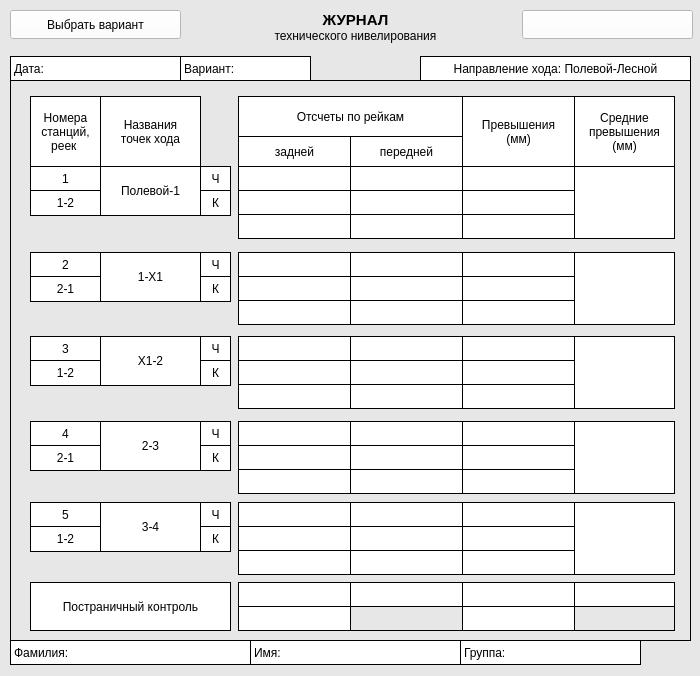
<?xml version="1.0" encoding="UTF-8"?>
<ui version="4.0">
 <class>MainWindow</class>
 <widget class="QMainWindow" name="MainWindow">
  <property name="geometry">
   <rect>
    <x>0</x>
    <y>0</y>
    <width>700</width>
    <height>676</height>
   </rect>
  </property>
  <property name="windowTitle">
   <string>MainWindow</string>
  </property>
  <property name="styleSheet">
   <string notr="true">QMainWindow {	
	background-color: rgb(231, 231, 231);
}</string>
  </property>
  <widget class="QWidget" name="centralwidget">
   <widget class="QLabel" name="label">
    <property name="geometry">
     <rect>
      <x>190</x>
      <y>10</y>
      <width>331</width>
      <height>20</height>
     </rect>
    </property>
    <property name="font">
     <font>
      <pointsize>11</pointsize>
      <bold>true</bold>
     </font>
    </property>
    <property name="text">
     <string>ЖУРНАЛ</string>
    </property>
    <property name="alignment">
     <set>Qt::AlignCenter</set>
    </property>
    <property name="wordWrap">
     <bool>false</bool>
    </property>
   </widget>
   <widget class="QLabel" name="label_2">
    <property name="geometry">
     <rect>
      <x>190</x>
      <y>20</y>
      <width>331</width>
      <height>31</height>
     </rect>
    </property>
    <property name="text">
     <string>технического нивелирования</string>
    </property>
    <property name="alignment">
     <set>Qt::AlignCenter</set>
    </property>
   </widget>
   <widget class="QFrame" name="frame">
    <property name="geometry">
     <rect>
      <x>10</x>
      <y>80</y>
      <width>681</width>
      <height>561</height>
     </rect>
    </property>
    <property name="styleSheet">
     <string notr="true">QFrame{
	border: 1px solid black;
	background-color: rgb(231, 231, 231);
}</string>
    </property>
    <property name="frameShape">
     <enum>QFrame::StyledPanel</enum>
    </property>
    <property name="frameShadow">
     <enum>QFrame::Raised</enum>
    </property>
    <widget class="QLabel" name="label_3">
     <property name="geometry">
      <rect>
       <x>20</x>
       <y>16</y>
       <width>71</width>
       <height>71</height>
      </rect>
     </property>
     <property name="styleSheet">
      <string notr="true">background-color: white;
</string>
     </property>
     <property name="text">
      <string>Номера
станций,
реек </string>
     </property>
     <property name="alignment">
      <set>Qt::AlignCenter</set>
     </property>
    </widget>
    <widget class="QLabel" name="label_4">
     <property name="geometry">
      <rect>
       <x>90</x>
       <y>16</y>
       <width>101</width>
       <height>71</height>
      </rect>
     </property>
     <property name="styleSheet">
      <string notr="true">background-color: white;
</string>
     </property>
     <property name="text">
      <string>Названия
точек хода</string>
     </property>
     <property name="alignment">
      <set>Qt::AlignCenter</set>
     </property>
    </widget>
    <widget class="QLineEdit" name="back1Result">
     <property name="geometry">
      <rect>
       <x>228</x>
       <y>134</y>
       <width>113</width>
       <height>25</height>
      </rect>
     </property>
     <property name="styleSheet">
      <string notr="true">border: 1px solid black;</string>
     </property>
     <property name="alignment">
      <set>Qt::AlignCenter</set>
     </property>
    </widget>
    <widget class="QLineEdit" name="front1Result">
     <property name="geometry">
      <rect>
       <x>340</x>
       <y>134</y>
       <width>113</width>
       <height>25</height>
      </rect>
     </property>
     <property name="styleSheet">
      <string notr="true">border: 1px solid black;</string>
     </property>
     <property name="alignment">
      <set>Qt::AlignCenter</set>
     </property>
    </widget>
    <widget class="QLineEdit" name="excess1Ch">
     <property name="geometry">
      <rect>
       <x>452</x>
       <y>86</y>
       <width>113</width>
       <height>25</height>
      </rect>
     </property>
     <property name="styleSheet">
      <string notr="true">border: 1px solid black;</string>
     </property>
     <property name="alignment">
      <set>Qt::AlignCenter</set>
     </property>
    </widget>
    <widget class="QLineEdit" name="excess1K">
     <property name="geometry">
      <rect>
       <x>452</x>
       <y>110</y>
       <width>113</width>
       <height>25</height>
      </rect>
     </property>
     <property name="styleSheet">
      <string notr="true">border: 1px solid black;</string>
     </property>
     <property name="alignment">
      <set>Qt::AlignCenter</set>
     </property>
    </widget>
    <widget class="QLineEdit" name="excess1Result">
     <property name="geometry">
      <rect>
       <x>452</x>
       <y>134</y>
       <width>113</width>
       <height>25</height>
      </rect>
     </property>
     <property name="styleSheet">
      <string notr="true">border: 1px solid black;</string>
     </property>
     <property name="alignment">
      <set>Qt::AlignCenter</set>
     </property>
    </widget>
    <widget class="QLineEdit" name="excess3K">
     <property name="geometry">
      <rect>
       <x>452</x>
       <y>280</y>
       <width>113</width>
       <height>25</height>
      </rect>
     </property>
     <property name="styleSheet">
      <string notr="true">border: 1px solid black;</string>
     </property>
     <property name="alignment">
      <set>Qt::AlignCenter</set>
     </property>
    </widget>
    <widget class="QLineEdit" name="excess3Ch">
     <property name="geometry">
      <rect>
       <x>452</x>
       <y>256</y>
       <width>113</width>
       <height>25</height>
      </rect>
     </property>
     <property name="styleSheet">
      <string notr="true">border: 1px solid black;</string>
     </property>
     <property name="alignment">
      <set>Qt::AlignCenter</set>
     </property>
    </widget>
    <widget class="QLineEdit" name="excess3Result">
     <property name="geometry">
      <rect>
       <x>452</x>
       <y>304</y>
       <width>113</width>
       <height>25</height>
      </rect>
     </property>
     <property name="styleSheet">
      <string notr="true">border: 1px solid black;</string>
     </property>
     <property name="alignment">
      <set>Qt::AlignCenter</set>
     </property>
    </widget>
    <widget class="QLineEdit" name="front3Result">
     <property name="geometry">
      <rect>
       <x>340</x>
       <y>304</y>
       <width>113</width>
       <height>25</height>
      </rect>
     </property>
     <property name="styleSheet">
      <string notr="true">border: 1px solid black;</string>
     </property>
     <property name="alignment">
      <set>Qt::AlignCenter</set>
     </property>
    </widget>
    <widget class="QLineEdit" name="back3Result">
     <property name="geometry">
      <rect>
       <x>228</x>
       <y>304</y>
       <width>113</width>
       <height>25</height>
      </rect>
     </property>
     <property name="styleSheet">
      <string notr="true">border: 1px solid black;</string>
     </property>
     <property name="alignment">
      <set>Qt::AlignCenter</set>
     </property>
    </widget>
    <widget class="QLineEdit" name="front4Result">
     <property name="geometry">
      <rect>
       <x>340</x>
       <y>389</y>
       <width>113</width>
       <height>25</height>
      </rect>
     </property>
     <property name="styleSheet">
      <string notr="true">border: 1px solid black;</string>
     </property>
     <property name="alignment">
      <set>Qt::AlignCenter</set>
     </property>
    </widget>
    <widget class="QLineEdit" name="excess4K">
     <property name="geometry">
      <rect>
       <x>452</x>
       <y>365</y>
       <width>113</width>
       <height>25</height>
      </rect>
     </property>
     <property name="styleSheet">
      <string notr="true">border: 1px solid black;</string>
     </property>
     <property name="alignment">
      <set>Qt::AlignCenter</set>
     </property>
    </widget>
    <widget class="QLineEdit" name="back4Result">
     <property name="geometry">
      <rect>
       <x>228</x>
       <y>389</y>
       <width>113</width>
       <height>25</height>
      </rect>
     </property>
     <property name="styleSheet">
      <string notr="true">border: 1px solid black;</string>
     </property>
     <property name="alignment">
      <set>Qt::AlignCenter</set>
     </property>
    </widget>
    <widget class="QLineEdit" name="excess4Ch">
     <property name="geometry">
      <rect>
       <x>452</x>
       <y>341</y>
       <width>113</width>
       <height>25</height>
      </rect>
     </property>
     <property name="styleSheet">
      <string notr="true">border: 1px solid black;</string>
     </property>
     <property name="alignment">
      <set>Qt::AlignCenter</set>
     </property>
    </widget>
    <widget class="QLineEdit" name="excess4Result">
     <property name="geometry">
      <rect>
       <x>452</x>
       <y>389</y>
       <width>113</width>
       <height>25</height>
      </rect>
     </property>
     <property name="styleSheet">
      <string notr="true">border: 1px solid black;</string>
     </property>
     <property name="alignment">
      <set>Qt::AlignCenter</set>
     </property>
    </widget>
    <widget class="QLineEdit" name="front2Result">
     <property name="geometry">
      <rect>
       <x>340</x>
       <y>220</y>
       <width>113</width>
       <height>25</height>
      </rect>
     </property>
     <property name="styleSheet">
      <string notr="true">border: 1px solid black;</string>
     </property>
     <property name="alignment">
      <set>Qt::AlignCenter</set>
     </property>
    </widget>
    <widget class="QLabel" name="label_38">
     <property name="geometry">
      <rect>
       <x>20</x>
       <y>196</y>
       <width>71</width>
       <height>26</height>
      </rect>
     </property>
     <property name="styleSheet">
      <string notr="true">background-color: white;
</string>
     </property>
     <property name="text">
      <string>2-1</string>
     </property>
     <property name="alignment">
      <set>Qt::AlignCenter</set>
     </property>
    </widget>
    <widget class="QLabel" name="label_39">
     <property name="geometry">
      <rect>
       <x>190</x>
       <y>172</y>
       <width>31</width>
       <height>25</height>
      </rect>
     </property>
     <property name="styleSheet">
      <string notr="true">background-color: white;
</string>
     </property>
     <property name="text">
      <string>Ч</string>
     </property>
     <property name="alignment">
      <set>Qt::AlignCenter</set>
     </property>
    </widget>
    <widget class="QLabel" name="label_40">
     <property name="geometry">
      <rect>
       <x>90</x>
       <y>172</y>
       <width>101</width>
       <height>50</height>
      </rect>
     </property>
     <property name="styleSheet">
      <string notr="true">background-color: white;
</string>
     </property>
     <property name="text">
      <string>1-X1</string>
     </property>
     <property name="alignment">
      <set>Qt::AlignCenter</set>
     </property>
    </widget>
    <widget class="QLineEdit" name="excess2K">
     <property name="geometry">
      <rect>
       <x>452</x>
       <y>196</y>
       <width>113</width>
       <height>25</height>
      </rect>
     </property>
     <property name="styleSheet">
      <string notr="true">border: 1px solid black;</string>
     </property>
     <property name="alignment">
      <set>Qt::AlignCenter</set>
     </property>
    </widget>
    <widget class="QLineEdit" name="back2Result">
     <property name="geometry">
      <rect>
       <x>228</x>
       <y>220</y>
       <width>113</width>
       <height>25</height>
      </rect>
     </property>
     <property name="styleSheet">
      <string notr="true">border: 1px solid black;</string>
     </property>
     <property name="alignment">
      <set>Qt::AlignCenter</set>
     </property>
    </widget>
    <widget class="QLineEdit" name="excess2Ch">
     <property name="geometry">
      <rect>
       <x>452</x>
       <y>172</y>
       <width>113</width>
       <height>25</height>
      </rect>
     </property>
     <property name="styleSheet">
      <string notr="true">border: 1px solid black;</string>
     </property>
     <property name="alignment">
      <set>Qt::AlignCenter</set>
     </property>
    </widget>
    <widget class="QLabel" name="label_41">
     <property name="geometry">
      <rect>
       <x>20</x>
       <y>172</y>
       <width>71</width>
       <height>25</height>
      </rect>
     </property>
     <property name="styleSheet">
      <string notr="true">background-color: white;
</string>
     </property>
     <property name="text">
      <string>2</string>
     </property>
     <property name="alignment">
      <set>Qt::AlignCenter</set>
     </property>
    </widget>
    <widget class="QLabel" name="label_42">
     <property name="geometry">
      <rect>
       <x>190</x>
       <y>196</y>
       <width>31</width>
       <height>26</height>
      </rect>
     </property>
     <property name="styleSheet">
      <string notr="true">background-color: white;
</string>
     </property>
     <property name="text">
      <string>К</string>
     </property>
     <property name="alignment">
      <set>Qt::AlignCenter</set>
     </property>
    </widget>
    <widget class="QLineEdit" name="excess2Result">
     <property name="geometry">
      <rect>
       <x>452</x>
       <y>220</y>
       <width>113</width>
       <height>25</height>
      </rect>
     </property>
     <property name="styleSheet">
      <string notr="true">border: 1px solid black;</string>
     </property>
     <property name="alignment">
      <set>Qt::AlignCenter</set>
     </property>
    </widget>
    <widget class="QLabel" name="label_19">
     <property name="geometry">
      <rect>
       <x>228</x>
       <y>56</y>
       <width>113</width>
       <height>31</height>
      </rect>
     </property>
     <property name="styleSheet">
      <string notr="true">background-color: white;
</string>
     </property>
     <property name="text">
      <string>задней</string>
     </property>
     <property name="alignment">
      <set>Qt::AlignCenter</set>
     </property>
    </widget>
    <widget class="QLabel" name="label_20">
     <property name="geometry">
      <rect>
       <x>340</x>
       <y>56</y>
       <width>113</width>
       <height>31</height>
      </rect>
     </property>
     <property name="styleSheet">
      <string notr="true">background-color: white;
</string>
     </property>
     <property name="text">
      <string>передней</string>
     </property>
     <property name="alignment">
      <set>Qt::AlignCenter</set>
     </property>
    </widget>
    <widget class="QLabel" name="label_21">
     <property name="geometry">
      <rect>
       <x>228</x>
       <y>16</y>
       <width>225</width>
       <height>41</height>
      </rect>
     </property>
     <property name="styleSheet">
      <string notr="true">background-color: white;
</string>
     </property>
     <property name="text">
      <string>Отсчеты по рейкам</string>
     </property>
     <property name="alignment">
      <set>Qt::AlignCenter</set>
     </property>
    </widget>
    <widget class="QLabel" name="label_22">
     <property name="geometry">
      <rect>
       <x>452</x>
       <y>16</y>
       <width>113</width>
       <height>71</height>
      </rect>
     </property>
     <property name="styleSheet">
      <string notr="true">background-color: white;
</string>
     </property>
     <property name="text">
      <string>Превышения
(мм)</string>
     </property>
     <property name="alignment">
      <set>Qt::AlignCenter</set>
     </property>
    </widget>
    <widget class="QLabel" name="label_23">
     <property name="geometry">
      <rect>
       <x>564</x>
       <y>16</y>
       <width>101</width>
       <height>71</height>
      </rect>
     </property>
     <property name="styleSheet">
      <string notr="true">background-color: white;
</string>
     </property>
     <property name="text">
      <string>Средние
превышения
(мм)</string>
     </property>
     <property name="alignment">
      <set>Qt::AlignCenter</set>
     </property>
    </widget>
    <widget class="QLabel" name="label_45">
     <property name="geometry">
      <rect>
       <x>20</x>
       <y>256</y>
       <width>71</width>
       <height>25</height>
      </rect>
     </property>
     <property name="styleSheet">
      <string notr="true">background-color: white;
</string>
     </property>
     <property name="text">
      <string>3</string>
     </property>
     <property name="alignment">
      <set>Qt::AlignCenter</set>
     </property>
    </widget>
    <widget class="QLabel" name="label_46">
     <property name="geometry">
      <rect>
       <x>90</x>
       <y>256</y>
       <width>101</width>
       <height>50</height>
      </rect>
     </property>
     <property name="styleSheet">
      <string notr="true">background-color: white;
</string>
     </property>
     <property name="text">
      <string>X1-2</string>
     </property>
     <property name="alignment">
      <set>Qt::AlignCenter</set>
     </property>
    </widget>
    <widget class="QLabel" name="label_47">
     <property name="geometry">
      <rect>
       <x>20</x>
       <y>280</y>
       <width>71</width>
       <height>26</height>
      </rect>
     </property>
     <property name="styleSheet">
      <string notr="true">background-color: white;
</string>
     </property>
     <property name="text">
      <string>1-2</string>
     </property>
     <property name="alignment">
      <set>Qt::AlignCenter</set>
     </property>
    </widget>
    <widget class="QLabel" name="label_48">
     <property name="geometry">
      <rect>
       <x>190</x>
       <y>280</y>
       <width>31</width>
       <height>26</height>
      </rect>
     </property>
     <property name="styleSheet">
      <string notr="true">background-color: white;
</string>
     </property>
     <property name="text">
      <string>К</string>
     </property>
     <property name="alignment">
      <set>Qt::AlignCenter</set>
     </property>
    </widget>
    <widget class="QLabel" name="label_49">
     <property name="geometry">
      <rect>
       <x>190</x>
       <y>256</y>
       <width>31</width>
       <height>25</height>
      </rect>
     </property>
     <property name="styleSheet">
      <string notr="true">background-color: white;
</string>
     </property>
     <property name="text">
      <string>Ч</string>
     </property>
     <property name="alignment">
      <set>Qt::AlignCenter</set>
     </property>
    </widget>
    <widget class="QLabel" name="label_50">
     <property name="geometry">
      <rect>
       <x>20</x>
       <y>86</y>
       <width>71</width>
       <height>25</height>
      </rect>
     </property>
     <property name="styleSheet">
      <string notr="true">background-color: white;
</string>
     </property>
     <property name="text">
      <string>1</string>
     </property>
     <property name="alignment">
      <set>Qt::AlignCenter</set>
     </property>
    </widget>
    <widget class="QLabel" name="label_51">
     <property name="geometry">
      <rect>
       <x>90</x>
       <y>86</y>
       <width>101</width>
       <height>50</height>
      </rect>
     </property>
     <property name="styleSheet">
      <string notr="true">background-color: white;
</string>
     </property>
     <property name="text">
      <string>Полевой-1</string>
     </property>
     <property name="alignment">
      <set>Qt::AlignCenter</set>
     </property>
    </widget>
    <widget class="QLabel" name="label_52">
     <property name="geometry">
      <rect>
       <x>20</x>
       <y>110</y>
       <width>71</width>
       <height>26</height>
      </rect>
     </property>
     <property name="styleSheet">
      <string notr="true">background-color: white;
</string>
     </property>
     <property name="text">
      <string>1-2</string>
     </property>
     <property name="alignment">
      <set>Qt::AlignCenter</set>
     </property>
    </widget>
    <widget class="QLabel" name="label_53">
     <property name="geometry">
      <rect>
       <x>190</x>
       <y>110</y>
       <width>31</width>
       <height>26</height>
      </rect>
     </property>
     <property name="styleSheet">
      <string notr="true">background-color: white;
</string>
     </property>
     <property name="text">
      <string>К</string>
     </property>
     <property name="alignment">
      <set>Qt::AlignCenter</set>
     </property>
    </widget>
    <widget class="QLabel" name="label_54">
     <property name="geometry">
      <rect>
       <x>190</x>
       <y>86</y>
       <width>31</width>
       <height>25</height>
      </rect>
     </property>
     <property name="styleSheet">
      <string notr="true">background-color: white;
</string>
     </property>
     <property name="text">
      <string>Ч</string>
     </property>
     <property name="alignment">
      <set>Qt::AlignCenter</set>
     </property>
    </widget>
    <widget class="QLabel" name="label_55">
     <property name="geometry">
      <rect>
       <x>20</x>
       <y>341</y>
       <width>71</width>
       <height>25</height>
      </rect>
     </property>
     <property name="styleSheet">
      <string notr="true">background-color: white;
</string>
     </property>
     <property name="text">
      <string>4</string>
     </property>
     <property name="alignment">
      <set>Qt::AlignCenter</set>
     </property>
    </widget>
    <widget class="QLabel" name="label_56">
     <property name="geometry">
      <rect>
       <x>90</x>
       <y>341</y>
       <width>101</width>
       <height>50</height>
      </rect>
     </property>
     <property name="styleSheet">
      <string notr="true">background-color: white;
</string>
     </property>
     <property name="text">
      <string>2-3</string>
     </property>
     <property name="alignment">
      <set>Qt::AlignCenter</set>
     </property>
    </widget>
    <widget class="QLabel" name="label_57">
     <property name="geometry">
      <rect>
       <x>20</x>
       <y>365</y>
       <width>71</width>
       <height>26</height>
      </rect>
     </property>
     <property name="styleSheet">
      <string notr="true">background-color: white;
</string>
     </property>
     <property name="text">
      <string>2-1</string>
     </property>
     <property name="alignment">
      <set>Qt::AlignCenter</set>
     </property>
    </widget>
    <widget class="QLabel" name="label_58">
     <property name="geometry">
      <rect>
       <x>190</x>
       <y>365</y>
       <width>31</width>
       <height>26</height>
      </rect>
     </property>
     <property name="styleSheet">
      <string notr="true">background-color: white;
</string>
     </property>
     <property name="text">
      <string>К</string>
     </property>
     <property name="alignment">
      <set>Qt::AlignCenter</set>
     </property>
    </widget>
    <widget class="QLabel" name="label_59">
     <property name="geometry">
      <rect>
       <x>190</x>
       <y>341</y>
       <width>31</width>
       <height>25</height>
      </rect>
     </property>
     <property name="styleSheet">
      <string notr="true">background-color: white;
</string>
     </property>
     <property name="text">
      <string>Ч</string>
     </property>
     <property name="alignment">
      <set>Qt::AlignCenter</set>
     </property>
    </widget>
    <widget class="QLabel" name="label_30">
     <property name="geometry">
      <rect>
       <x>20</x>
       <y>502</y>
       <width>201</width>
       <height>49</height>
      </rect>
     </property>
     <property name="styleSheet">
      <string notr="true">background-color: white;
</string>
     </property>
     <property name="text">
      <string>Постраничный контроль</string>
     </property>
     <property name="alignment">
      <set>Qt::AlignCenter</set>
     </property>
    </widget>
    <widget class="QLabel" name="label_60">
     <property name="geometry">
      <rect>
       <x>90</x>
       <y>422</y>
       <width>101</width>
       <height>50</height>
      </rect>
     </property>
     <property name="styleSheet">
      <string notr="true">background-color: white;
</string>
     </property>
     <property name="text">
      <string>3-4</string>
     </property>
     <property name="alignment">
      <set>Qt::AlignCenter</set>
     </property>
    </widget>
    <widget class="QLabel" name="label_61">
     <property name="geometry">
      <rect>
       <x>20</x>
       <y>422</y>
       <width>71</width>
       <height>25</height>
      </rect>
     </property>
     <property name="styleSheet">
      <string notr="true">background-color: white;
</string>
     </property>
     <property name="text">
      <string>5</string>
     </property>
     <property name="alignment">
      <set>Qt::AlignCenter</set>
     </property>
    </widget>
    <widget class="QLineEdit" name="excess5Result">
     <property name="geometry">
      <rect>
       <x>452</x>
       <y>470</y>
       <width>113</width>
       <height>25</height>
      </rect>
     </property>
     <property name="styleSheet">
      <string notr="true">border: 1px solid black;</string>
     </property>
     <property name="alignment">
      <set>Qt::AlignCenter</set>
     </property>
    </widget>
    <widget class="QLineEdit" name="excess5K">
     <property name="geometry">
      <rect>
       <x>452</x>
       <y>446</y>
       <width>113</width>
       <height>25</height>
      </rect>
     </property>
     <property name="styleSheet">
      <string notr="true">border: 1px solid black;</string>
     </property>
     <property name="alignment">
      <set>Qt::AlignCenter</set>
     </property>
    </widget>
    <widget class="QLineEdit" name="back5Result">
     <property name="geometry">
      <rect>
       <x>228</x>
       <y>470</y>
       <width>113</width>
       <height>25</height>
      </rect>
     </property>
     <property name="styleSheet">
      <string notr="true">border: 1px solid black;</string>
     </property>
     <property name="alignment">
      <set>Qt::AlignCenter</set>
     </property>
    </widget>
    <widget class="QLineEdit" name="excess5Ch">
     <property name="geometry">
      <rect>
       <x>452</x>
       <y>422</y>
       <width>113</width>
       <height>25</height>
      </rect>
     </property>
     <property name="styleSheet">
      <string notr="true">border: 1px solid black;</string>
     </property>
     <property name="alignment">
      <set>Qt::AlignCenter</set>
     </property>
    </widget>
    <widget class="QLabel" name="label_62">
     <property name="geometry">
      <rect>
       <x>190</x>
       <y>422</y>
       <width>31</width>
       <height>25</height>
      </rect>
     </property>
     <property name="styleSheet">
      <string notr="true">background-color: white;
</string>
     </property>
     <property name="text">
      <string>Ч</string>
     </property>
     <property name="alignment">
      <set>Qt::AlignCenter</set>
     </property>
    </widget>
    <widget class="QLabel" name="label_63">
     <property name="geometry">
      <rect>
       <x>190</x>
       <y>446</y>
       <width>31</width>
       <height>26</height>
      </rect>
     </property>
     <property name="styleSheet">
      <string notr="true">background-color: white;
</string>
     </property>
     <property name="text">
      <string>К</string>
     </property>
     <property name="alignment">
      <set>Qt::AlignCenter</set>
     </property>
    </widget>
    <widget class="QLabel" name="label_64">
     <property name="geometry">
      <rect>
       <x>20</x>
       <y>446</y>
       <width>71</width>
       <height>26</height>
      </rect>
     </property>
     <property name="styleSheet">
      <string notr="true">background-color: white;
</string>
     </property>
     <property name="text">
      <string>1-2</string>
     </property>
     <property name="alignment">
      <set>Qt::AlignCenter</set>
     </property>
    </widget>
    <widget class="QLineEdit" name="front5Result">
     <property name="geometry">
      <rect>
       <x>340</x>
       <y>470</y>
       <width>113</width>
       <height>25</height>
      </rect>
     </property>
     <property name="styleSheet">
      <string notr="true">border: 1px solid black;</string>
     </property>
     <property name="alignment">
      <set>Qt::AlignCenter</set>
     </property>
    </widget>
    <widget class="QLineEdit" name="allBack1">
     <property name="geometry">
      <rect>
       <x>228</x>
       <y>502</y>
       <width>113</width>
       <height>25</height>
      </rect>
     </property>
     <property name="styleSheet">
      <string notr="true">border: 1px solid black;</string>
     </property>
     <property name="alignment">
      <set>Qt::AlignCenter</set>
     </property>
    </widget>
    <widget class="QLineEdit" name="totalBackAndFront1">
     <property name="geometry">
      <rect>
       <x>228</x>
       <y>526</y>
       <width>113</width>
       <height>25</height>
      </rect>
     </property>
     <property name="styleSheet">
      <string notr="true">border: 1px solid black;</string>
     </property>
     <property name="alignment">
      <set>Qt::AlignCenter</set>
     </property>
    </widget>
    <widget class="QLineEdit" name="totalAllExcess1">
     <property name="geometry">
      <rect>
       <x>452</x>
       <y>526</y>
       <width>113</width>
       <height>25</height>
      </rect>
     </property>
     <property name="styleSheet">
      <string notr="true">border: 1px solid black;</string>
     </property>
     <property name="alignment">
      <set>Qt::AlignCenter</set>
     </property>
    </widget>
    <widget class="QLineEdit" name="allFront1">
     <property name="geometry">
      <rect>
       <x>340</x>
       <y>502</y>
       <width>113</width>
       <height>25</height>
      </rect>
     </property>
     <property name="styleSheet">
      <string notr="true">border: 1px solid black;</string>
     </property>
     <property name="alignment">
      <set>Qt::AlignCenter</set>
     </property>
    </widget>
    <widget class="QLineEdit" name="allExcess1">
     <property name="geometry">
      <rect>
       <x>452</x>
       <y>502</y>
       <width>113</width>
       <height>25</height>
      </rect>
     </property>
     <property name="styleSheet">
      <string notr="true">border: 1px solid black;</string>
     </property>
     <property name="alignment">
      <set>Qt::AlignCenter</set>
     </property>
    </widget>
    <widget class="QLabel" name="label_67">
     <property name="geometry">
      <rect>
       <x>340</x>
       <y>526</y>
       <width>113</width>
       <height>25</height>
      </rect>
     </property>
     <property name="styleSheet">
      <string notr="true">QLabel {
	border: 1px solid black;
}</string>
     </property>
     <property name="text">
      <string/>
     </property>
     <property name="alignment">
      <set>Qt::AlignCenter</set>
     </property>
    </widget>
    <widget class="QLabel" name="label_68">
     <property name="geometry">
      <rect>
       <x>564</x>
       <y>526</y>
       <width>101</width>
       <height>25</height>
      </rect>
     </property>
     <property name="styleSheet">
      <string notr="true">QLabel {
	border: 1px solid black;
}</string>
     </property>
     <property name="text">
      <string/>
     </property>
     <property name="alignment">
      <set>Qt::AlignCenter</set>
     </property>
    </widget>
    <widget class="QLabel" name="back1K">
     <property name="geometry">
      <rect>
       <x>228</x>
       <y>110</y>
       <width>113</width>
       <height>25</height>
      </rect>
     </property>
     <property name="styleSheet">
      <string notr="true">background-color: white;
</string>
     </property>
     <property name="text">
      <string/>
     </property>
     <property name="alignment">
      <set>Qt::AlignCenter</set>
     </property>
    </widget>
    <widget class="QLabel" name="front1K">
     <property name="geometry">
      <rect>
       <x>340</x>
       <y>110</y>
       <width>113</width>
       <height>25</height>
      </rect>
     </property>
     <property name="styleSheet">
      <string notr="true">background-color: white;
</string>
     </property>
     <property name="text">
      <string/>
     </property>
     <property name="alignment">
      <set>Qt::AlignCenter</set>
     </property>
    </widget>
    <widget class="QLabel" name="back1Ch">
     <property name="geometry">
      <rect>
       <x>228</x>
       <y>86</y>
       <width>113</width>
       <height>25</height>
      </rect>
     </property>
     <property name="styleSheet">
      <string notr="true">background-color: white;
</string>
     </property>
     <property name="text">
      <string/>
     </property>
     <property name="alignment">
      <set>Qt::AlignCenter</set>
     </property>
    </widget>
    <widget class="QLabel" name="front1Ch">
     <property name="geometry">
      <rect>
       <x>340</x>
       <y>86</y>
       <width>113</width>
       <height>25</height>
      </rect>
     </property>
     <property name="styleSheet">
      <string notr="true">background-color: white;
</string>
     </property>
     <property name="text">
      <string/>
     </property>
     <property name="alignment">
      <set>Qt::AlignCenter</set>
     </property>
    </widget>
    <widget class="QLabel" name="back2K">
     <property name="geometry">
      <rect>
       <x>228</x>
       <y>196</y>
       <width>113</width>
       <height>25</height>
      </rect>
     </property>
     <property name="styleSheet">
      <string notr="true">background-color: white;
</string>
     </property>
     <property name="text">
      <string/>
     </property>
     <property name="alignment">
      <set>Qt::AlignCenter</set>
     </property>
    </widget>
    <widget class="QLabel" name="front2K">
     <property name="geometry">
      <rect>
       <x>340</x>
       <y>196</y>
       <width>113</width>
       <height>25</height>
      </rect>
     </property>
     <property name="styleSheet">
      <string notr="true">background-color: white;
</string>
     </property>
     <property name="text">
      <string/>
     </property>
     <property name="alignment">
      <set>Qt::AlignCenter</set>
     </property>
    </widget>
    <widget class="QLabel" name="back2Ch">
     <property name="geometry">
      <rect>
       <x>228</x>
       <y>172</y>
       <width>113</width>
       <height>25</height>
      </rect>
     </property>
     <property name="styleSheet">
      <string notr="true">background-color: white;
</string>
     </property>
     <property name="text">
      <string/>
     </property>
     <property name="alignment">
      <set>Qt::AlignCenter</set>
     </property>
    </widget>
    <widget class="QLabel" name="front2Ch">
     <property name="geometry">
      <rect>
       <x>340</x>
       <y>172</y>
       <width>113</width>
       <height>25</height>
      </rect>
     </property>
     <property name="styleSheet">
      <string notr="true">background-color: white;
</string>
     </property>
     <property name="text">
      <string/>
     </property>
     <property name="alignment">
      <set>Qt::AlignCenter</set>
     </property>
    </widget>
    <widget class="QLabel" name="back3Ch">
     <property name="geometry">
      <rect>
       <x>228</x>
       <y>256</y>
       <width>113</width>
       <height>25</height>
      </rect>
     </property>
     <property name="styleSheet">
      <string notr="true">background-color: white;
</string>
     </property>
     <property name="text">
      <string/>
     </property>
     <property name="alignment">
      <set>Qt::AlignCenter</set>
     </property>
    </widget>
    <widget class="QLabel" name="front3Ch">
     <property name="geometry">
      <rect>
       <x>340</x>
       <y>256</y>
       <width>113</width>
       <height>25</height>
      </rect>
     </property>
     <property name="styleSheet">
      <string notr="true">background-color: white;
</string>
     </property>
     <property name="text">
      <string/>
     </property>
     <property name="alignment">
      <set>Qt::AlignCenter</set>
     </property>
    </widget>
    <widget class="QLabel" name="back3K">
     <property name="geometry">
      <rect>
       <x>228</x>
       <y>280</y>
       <width>113</width>
       <height>25</height>
      </rect>
     </property>
     <property name="styleSheet">
      <string notr="true">background-color: white;
</string>
     </property>
     <property name="text">
      <string/>
     </property>
     <property name="alignment">
      <set>Qt::AlignCenter</set>
     </property>
    </widget>
    <widget class="QLabel" name="front3K">
     <property name="geometry">
      <rect>
       <x>340</x>
       <y>280</y>
       <width>113</width>
       <height>25</height>
      </rect>
     </property>
     <property name="styleSheet">
      <string notr="true">background-color: white;
</string>
     </property>
     <property name="text">
      <string/>
     </property>
     <property name="alignment">
      <set>Qt::AlignCenter</set>
     </property>
    </widget>
    <widget class="QLabel" name="back4Ch">
     <property name="geometry">
      <rect>
       <x>228</x>
       <y>341</y>
       <width>113</width>
       <height>25</height>
      </rect>
     </property>
     <property name="styleSheet">
      <string notr="true">background-color: white;
</string>
     </property>
     <property name="text">
      <string/>
     </property>
     <property name="alignment">
      <set>Qt::AlignCenter</set>
     </property>
    </widget>
    <widget class="QLabel" name="front4Ch">
     <property name="geometry">
      <rect>
       <x>340</x>
       <y>341</y>
       <width>113</width>
       <height>25</height>
      </rect>
     </property>
     <property name="styleSheet">
      <string notr="true">background-color: white;
</string>
     </property>
     <property name="text">
      <string/>
     </property>
     <property name="alignment">
      <set>Qt::AlignCenter</set>
     </property>
    </widget>
    <widget class="QLabel" name="front4K">
     <property name="geometry">
      <rect>
       <x>340</x>
       <y>365</y>
       <width>113</width>
       <height>25</height>
      </rect>
     </property>
     <property name="styleSheet">
      <string notr="true">background-color: white;
</string>
     </property>
     <property name="text">
      <string/>
     </property>
     <property name="alignment">
      <set>Qt::AlignCenter</set>
     </property>
    </widget>
    <widget class="QLabel" name="back4K">
     <property name="geometry">
      <rect>
       <x>228</x>
       <y>365</y>
       <width>113</width>
       <height>25</height>
      </rect>
     </property>
     <property name="styleSheet">
      <string notr="true">background-color: white;
</string>
     </property>
     <property name="text">
      <string/>
     </property>
     <property name="alignment">
      <set>Qt::AlignCenter</set>
     </property>
    </widget>
    <widget class="QLabel" name="back5K">
     <property name="geometry">
      <rect>
       <x>228</x>
       <y>446</y>
       <width>113</width>
       <height>25</height>
      </rect>
     </property>
     <property name="styleSheet">
      <string notr="true">background-color: white;
</string>
     </property>
     <property name="text">
      <string/>
     </property>
     <property name="alignment">
      <set>Qt::AlignCenter</set>
     </property>
    </widget>
    <widget class="QLabel" name="back5Ch">
     <property name="geometry">
      <rect>
       <x>228</x>
       <y>422</y>
       <width>113</width>
       <height>25</height>
      </rect>
     </property>
     <property name="styleSheet">
      <string notr="true">background-color: white;
</string>
     </property>
     <property name="text">
      <string/>
     </property>
     <property name="alignment">
      <set>Qt::AlignCenter</set>
     </property>
    </widget>
    <widget class="QLabel" name="front5K">
     <property name="geometry">
      <rect>
       <x>340</x>
       <y>446</y>
       <width>113</width>
       <height>25</height>
      </rect>
     </property>
     <property name="styleSheet">
      <string notr="true">background-color: white;
</string>
     </property>
     <property name="text">
      <string/>
     </property>
     <property name="alignment">
      <set>Qt::AlignCenter</set>
     </property>
    </widget>
    <widget class="QLabel" name="front5Ch">
     <property name="geometry">
      <rect>
       <x>340</x>
       <y>422</y>
       <width>113</width>
       <height>25</height>
      </rect>
     </property>
     <property name="styleSheet">
      <string notr="true">background-color: white;
</string>
     </property>
     <property name="text">
      <string/>
     </property>
     <property name="alignment">
      <set>Qt::AlignCenter</set>
     </property>
    </widget>
    <widget class="QLineEdit" name="averageExceedances1">
     <property name="geometry">
      <rect>
       <x>564</x>
       <y>86</y>
       <width>101</width>
       <height>73</height>
      </rect>
     </property>
     <property name="styleSheet">
      <string notr="true">border: 1px solid black;</string>
     </property>
     <property name="alignment">
      <set>Qt::AlignCenter</set>
     </property>
    </widget>
    <widget class="QLineEdit" name="averageExceedances2">
     <property name="geometry">
      <rect>
       <x>564</x>
       <y>172</y>
       <width>101</width>
       <height>73</height>
      </rect>
     </property>
     <property name="styleSheet">
      <string notr="true">border: 1px solid black;</string>
     </property>
     <property name="alignment">
      <set>Qt::AlignCenter</set>
     </property>
    </widget>
    <widget class="QLineEdit" name="averageExceedances3">
     <property name="geometry">
      <rect>
       <x>564</x>
       <y>256</y>
       <width>101</width>
       <height>73</height>
      </rect>
     </property>
     <property name="styleSheet">
      <string notr="true">border: 1px solid black;</string>
     </property>
     <property name="alignment">
      <set>Qt::AlignCenter</set>
     </property>
    </widget>
    <widget class="QLineEdit" name="averageExceedances4">
     <property name="geometry">
      <rect>
       <x>564</x>
       <y>341</y>
       <width>101</width>
       <height>73</height>
      </rect>
     </property>
     <property name="styleSheet">
      <string notr="true">border: 1px solid black;</string>
     </property>
     <property name="alignment">
      <set>Qt::AlignCenter</set>
     </property>
    </widget>
    <widget class="QLineEdit" name="averageExceedances5">
     <property name="geometry">
      <rect>
       <x>564</x>
       <y>422</y>
       <width>101</width>
       <height>73</height>
      </rect>
     </property>
     <property name="styleSheet">
      <string notr="true">border: 1px solid black;</string>
     </property>
     <property name="alignment">
      <set>Qt::AlignCenter</set>
     </property>
    </widget>
    <widget class="QLineEdit" name="allAverageExceedances1">
     <property name="geometry">
      <rect>
       <x>564</x>
       <y>502</y>
       <width>101</width>
       <height>25</height>
      </rect>
     </property>
     <property name="styleSheet">
      <string notr="true">border: 1px solid black;</string>
     </property>
     <property name="alignment">
      <set>Qt::AlignCenter</set>
     </property>
    </widget>
   </widget>
   <widget class="QLabel" name="label_65">
    <property name="geometry">
     <rect>
      <x>10</x>
      <y>56</y>
      <width>171</width>
      <height>25</height>
     </rect>
    </property>
    <property name="styleSheet">
     <string notr="true">QLabel{
	border: 1px solid black;
	background-color: white;
}</string>
    </property>
    <property name="text">
     <string>Дата: </string>
    </property>
    <property name="alignment">
     <set>Qt::AlignLeading|Qt::AlignLeft|Qt::AlignVCenter</set>
    </property>
   </widget>
   <widget class="QLabel" name="label_66">
    <property name="geometry">
     <rect>
      <x>420</x>
      <y>56</y>
      <width>271</width>
      <height>25</height>
     </rect>
    </property>
    <property name="styleSheet">
     <string notr="true">QLabel{
	border: 1px solid black;
	background-color: white;
}</string>
    </property>
    <property name="text">
     <string>Направление хода: Полевой-Лесной</string>
    </property>
    <property name="alignment">
     <set>Qt::AlignCenter</set>
    </property>
   </widget>
   <widget class="QPushButton" name="pushButton">
    <property name="geometry">
     <rect>
      <x>522</x>
      <y>10</y>
      <width>171</width>
      <height>29</height>
     </rect>
    </property>
    <property name="font">
     <font>
      <pointsize>30</pointsize>
     </font>
    </property>
    <property name="styleSheet">
     <string notr="true">background-color: rgb(255, 255, 255);
padding-bottom: 8px;</string>
    </property>
    <property name="text">
     <string/>
    </property>
   </widget>
   <widget class="QPushButton" name="pushButton_2">
    <property name="geometry">
     <rect>
      <x>10</x>
      <y>10</y>
      <width>171</width>
      <height>29</height>
     </rect>
    </property>
    <property name="font">
     <font>
      <pointsize>9</pointsize>
     </font>
    </property>
    <property name="styleSheet">
     <string notr="true">background-color: rgb(255, 255, 255);</string>
    </property>
    <property name="text">
     <string>Выбрать вариант</string>
    </property>
   </widget>
   <widget class="QLabel" name="option">
    <property name="geometry">
     <rect>
      <x>180</x>
      <y>56</y>
      <width>131</width>
      <height>25</height>
     </rect>
    </property>
    <property name="styleSheet">
     <string notr="true">QLabel{
	border: 1px solid black;
	background-color: white;
}</string>
    </property>
    <property name="text">
     <string>Вариант: </string>
    </property>
    <property name="alignment">
     <set>Qt::AlignLeading|Qt::AlignLeft|Qt::AlignVCenter</set>
    </property>
   </widget>
   <widget class="QLabel" name="name">
    <property name="geometry">
     <rect>
      <x>250</x>
      <y>640</y>
      <width>211</width>
      <height>25</height>
     </rect>
    </property>
    <property name="font">
     <font>
      <bold>false</bold>
     </font>
    </property>
    <property name="styleSheet">
     <string notr="true">QLabel{
	border: 1px solid black;
	background-color: white;
}</string>
    </property>
    <property name="text">
     <string>Имя: </string>
    </property>
    <property name="alignment">
     <set>Qt::AlignLeading|Qt::AlignLeft|Qt::AlignVCenter</set>
    </property>
   </widget>
   <widget class="QLabel" name="surname">
    <property name="geometry">
     <rect>
      <x>10</x>
      <y>640</y>
      <width>241</width>
      <height>25</height>
     </rect>
    </property>
    <property name="styleSheet">
     <string notr="true">QLabel{
	border: 1px solid black;
	background-color: white;
}</string>
    </property>
    <property name="text">
     <string>Фамилия: </string>
    </property>
    <property name="alignment">
     <set>Qt::AlignLeading|Qt::AlignLeft|Qt::AlignVCenter</set>
    </property>
   </widget>
   <widget class="QLabel" name="group">
    <property name="geometry">
     <rect>
      <x>460</x>
      <y>640</y>
      <width>181</width>
      <height>25</height>
     </rect>
    </property>
    <property name="styleSheet">
     <string notr="true">QLabel{
	border: 1px solid black;
	background-color: white;
}</string>
    </property>
    <property name="text">
     <string>Группа: </string>
    </property>
    <property name="alignment">
     <set>Qt::AlignLeading|Qt::AlignLeft|Qt::AlignVCenter</set>
    </property>
   </widget>
  </widget>
 </widget>
 <resources/>
 <connections/>
</ui>
